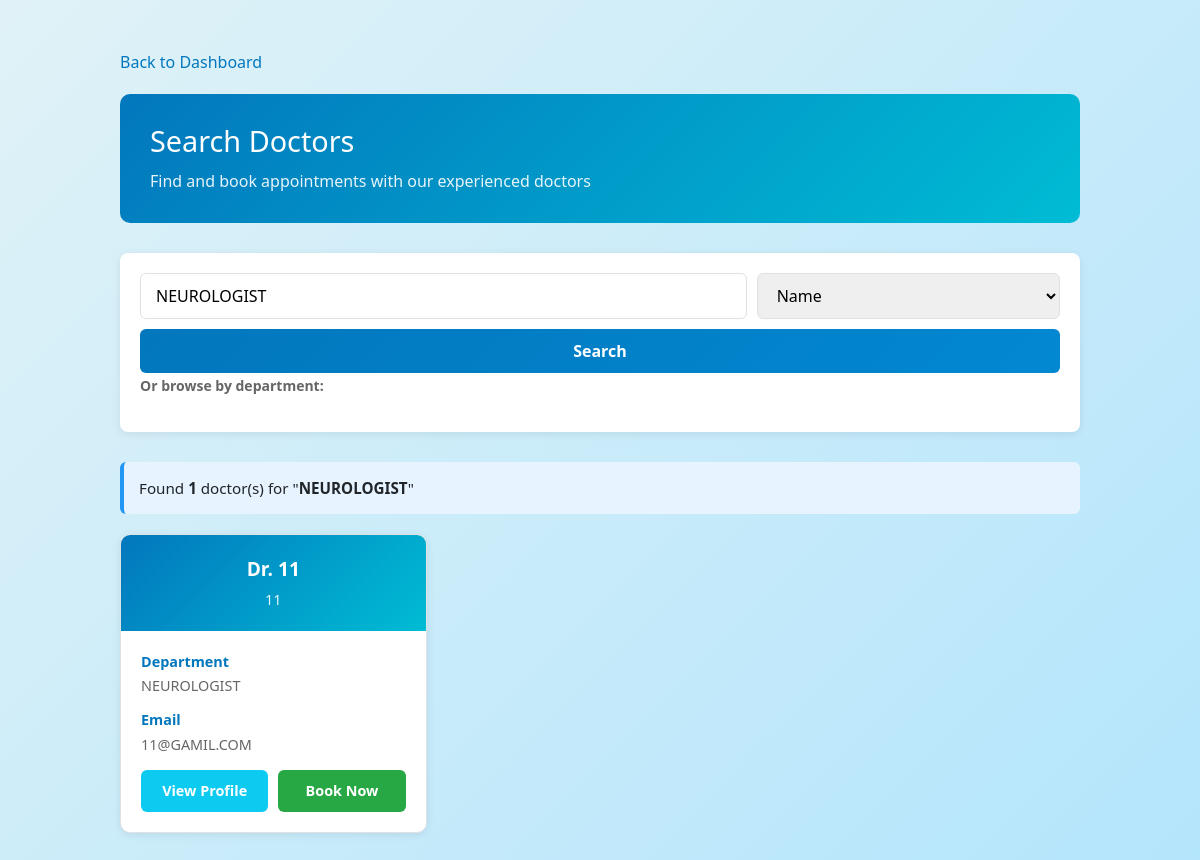
Screenshot of /search_by_department/1 (signed in) with the database file from the repository.
### application/models.py (models this page shows, shortened)
class Department(db.Model):
    __tablename__ = 'departments'
    id = db.Column(db.Integer, primary_key=True)
    name = db.Column(db.String(100), unique=True, nullable=False)
    description = db.Column(db.Text, nullable=False)
    doctors = db.relationship('Doctor', backref='department', lazy=True)

class Doctor(db.Model, UserMixin):
    __tablename__ = 'doctors'
    id = db.Column(db.Integer, primary_key=True)
    username = db.Column(db.String(80), unique=True, nullable=False)
    passwordd = db.Column(db.String(255), nullable=False)
    name = db.Column(db.String(100), nullable=False)
    email = db.Column(db.String(120), unique=True, nullable=False)
    contact = db.Column(db.String(15))
    specialization = db.Column(db.String(100), nullable=False)
    department_id = db.Column(db.Integer, db.ForeignKey('departments.id'), nullable=False)
    qualifications = db.Column(db.Text)
    is_blacklisted = db.Column(db.Boolean, default=False)
    doctor_id = db.Column(db.Integer, db.ForeignKey('users.id'), nullable=False, unique=True)
    appointments = db.relationship('Appointment', backref='doctor', lazy=True)

### application/routes.py (the view)
@app.route('/search_by_department/<int:dept_id>')
@login_required
def search_by_department(dept_id):
    if current_user.user_role != 2:
        abort(403)
    department = Department.query.get_or_404(dept_id)
    doctors = Doctor.query.filter_by(department_id=dept_id, is_blacklisted=False).all()
    return render_template('patient_search_doctors.html',
                         doctors=doctors,
                         search_query=department.name,
                         search_type='department',
                         department=department)

### templates/patient_search_doctors.html (shortened to what this page needs)
<!DOCTYPE html>
<html lang="en">
<head>
    <link href="https://cdn.jsdelivr.net/npm/bootstrap@5.1.3/dist/css/bootstrap.min.css" rel="stylesheet">
    <link rel="stylesheet" href="{{ url_for('static', filename='style.css') }}">
</head>
<body class="bg-light">
    <div class="search-container">
        <a href="{{ url_for('patient_dashboard') }}" class="back-link"> Back to Dashboard</a>
        <div class="search-header">
            <h2> Search Doctors</h2>
            <p style="margin: 10px 0 0 0; opacity: 0.9;">Find and book appointments with our experienced doctors</p>
        </div>
        <div class="search-form">
            <form method="POST" style="display: flex; flex-wrap: wrap; gap: 10px;">
                <div class="search-input" style="flex: 2; min-width: 250px;">
                    <input type="text" name="search_query" placeholder="Search by doctor name..." value="{{ search_query }}">
                </div>
                <div class="search-select">
                    <select name="search_type">
                        <option value="name" {% if search_type == 'name' %}selected{% endif %}>Name</option>
                    </select>
                </div>
                <button type="submit" class="search-btn">Search</button>
            </form>
            <div>
                <small style="color: #666; font-weight: 600;">Or browse by department:</small>
            </div>
        </div>
        {% if search_query or request.path.endswith('/search_by_department') %}
            {% if doctors %}
                <div class="search-results-info">
                    Found <strong>{{ doctors|length }}</strong> doctor(s)
                    {% if search_query %}
                        for "<strong>{{ search_query }}</strong>"
                    {% endif %}
                </div>
                <div class="doctor-grid">
                    {% for doctor in doctors %}
                        <div class="doctor-card">
                            <div class="doctor-card-header">
                                <div class="doctor-name">Dr. {{ doctor.name }}</div>
                                <div class="doctor-spec">{{ doctor.specialization }}</div>
                            </div>
                            <div class="doctor-card-body">
                                <div class="doctor-info">
                                    <strong> Department</strong>
                                    <span>{{ doctor.department.name }}</span>
                                </div>
                                <div class="doctor-info">
                                    <strong> Email</strong>
                                    <span>{{ doctor.email }}</span>
                                </div>
                                <div class="doctor-actions">
                                    <a href="{{ url_for('patient_view_doctor', doctor_id=doctor.id) }}" class="action-btn btn-view">View Profile</a>
                                    <a href="{{ url_for('create_appointment') }}" class="action-btn btn-book">Book Now</a>
                                </div>
                            </div>
                        </div>
                    {% endfor %}
                </div>
            {% endif %}
        {% else %}
            <div class="empty-state">
                <h4> Start Searching</h4>
                <p>Use the search form above to find doctors by name or specialization,<br>or browse by department.</p>
            </div>
        {% endif %}
    </div>
</body>
</html>

### static/style.css (style rules this page uses)
* { margin: 0; padding: 0; box-sizing: border-box; }
body { font-family: 'Segoe UI', Tahoma, Geneva, Verdana, sans-serif; background: linear-gradient(135deg, #e0f2f7 0%, #b3e5fc 100%); margin: 0; padding: 0; min-height: 100vh; }
.search-form { background: white; padding: 30px; border-radius: 8px; box-shadow: 0 2px 10px rgba(0, 0, 0, 0.1); margin-bottom: 20px; }
button, .btn { padding: 10px 20px; border-radius: 4px; border: none; font-size: 16px; cursor: pointer; text-decoration: none; display: inline-block; transition: 0.3s; font-weight: normal; }
button[type="submit"], .btn-primary { width: 100%; background: linear-gradient(135deg, #0277bd 0%, #0288d1 100%); color: #fff; }

### templates/patient_search_doctors.html (style rules this page uses)
.search-container { max-width: 1000px; margin: 30px auto; padding: 20px; }
.search-header { background: linear-gradient(135deg, #0277bd 0%, #00bcd4 100%); color: white; padding: 30px; border-radius: 10px; margin-bottom: 30px; }
.search-header h2 { margin: 0; font-size: 1.8rem; }
.search-form { background: white; padding: 20px; border-radius: 8px; margin-bottom: 30px; box-shadow: 0 2px 8px rgba(0,0,0,0.08); }
.search-input { flex: 1; min-width: 200px; }
.search-input input { width: 100%; padding: 10px 15px; border: 1px solid #dee2e6; border-radius: 6px; font-size: 1rem; }
.search-select { flex: 1; min-width: 150px; }
.search-select select { width: 100%; padding: 10px 15px; border: 1px solid #dee2e6; border-radius: 6px; font-size: 1rem; }
.search-btn { padding: 10px 30px; background: linear-gradient(135deg, #01579b 0%, #00bcd4 100%); color: white; border: none; border-radius: 6px; font-weight: 600; cursor: pointer; transition: all 0.3s; align-self: flex-end; }
.doctor-grid { display: grid; grid-template-columns: repeat(auto-fill, minmax(280px, 1fr)); gap: 20px; }
.doctor-card { background: white; border: 1px solid #dee2e6; border-radius: 10px; overflow: hidden; box-shadow: 0 2px 8px rgba(0,0,0,0.08); transition: all 0.3s ease; }
.doctor-card-header { background: linear-gradient(135deg, #0277bd 0%, #00bcd4 100%); color: white; padding: 20px; text-align: center; }
.doctor-name { font-size: 1.2rem; font-weight: 700; margin-bottom: 5px; }
.doctor-spec { font-size: 0.9rem; opacity: 0.9; }
.doctor-card-body { padding: 20px; }
.doctor-info { margin-bottom: 12px; font-size: 0.9rem; }
.doctor-info strong { color: #0277bd; display: block; margin-bottom: 3px; }
.doctor-info span { color: #666; }
.doctor-actions { display: flex; gap: 10px; margin-top: 15px; }
.action-btn { flex: 1; padding: 10px; border: none; border-radius: 6px; font-weight: 600; cursor: pointer; text-decoration: none; text-align: center; transition: all 0.3s; font-size: 0.9rem; }
.btn-view { background: #0dcaf0; color: white; }
.btn-book { background: #28a745; color: white; }
.back-link { display: inline-block; margin-bottom: 20px; color: #0277bd; text-decoration: none; font-weight: 500; }
.search-results-info { background: #e7f3ff; border-left: 4px solid #2196F3; padding: 15px; border-radius: 6px; margin-bottom: 20px; font-size: 0.95rem; }

### rows the page displays
Department: search_query "NEUROLOGIST", name "NEUROLOGIST"
Doctor: name "11", specialization "11", department.name "NEUROLOGIST", email "11@GAMIL.COM"

### other values shown
{{ doctors|length }} "1"
